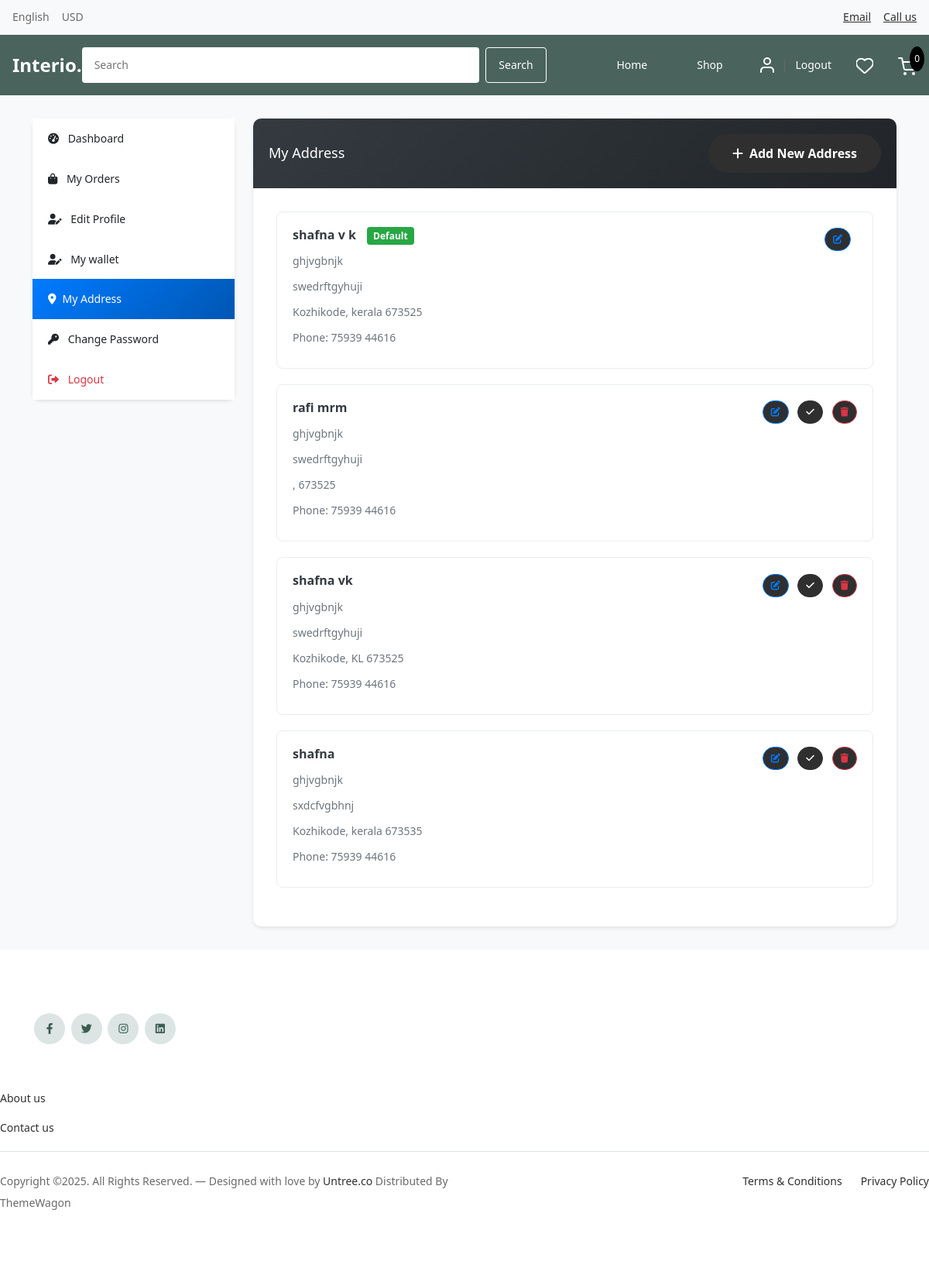
Screenshot of /accounts/manage_addresses/ (signed in) with the database file from the repository.
### accounts/models.py (models this page shows, shortened)
class Address(models.Model):
    user = models.ForeignKey(Account, on_delete=models.CASCADE)
    full_name = models.CharField(max_length=100)
    phone = models.CharField(max_length=15)
    address_line_1 = models.CharField(max_length=100)
    address_line_2 = models.CharField(max_length=100, blank=True)
    city = models.CharField(max_length=50)
    state = models.CharField(max_length=50)
    pincode = models.CharField(max_length=10)
    is_default = models.BooleanField(default=False)
    created_at = models.DateTimeField(auto_now_add=True)
    modified_at = models.DateTimeField(auto_now=True)
    class Meta:
        verbose_name_plural = 'Addresses'
        ordering = ['-is_default', '-created_at']

### accounts/views.py (the view)
# urls.py: path('manage_addresses/', views.manage_addresses, name='manage_addresses'),
@login_required
def manage_addresses(request):
    addresses = Address.objects.filter(user=request.user)
    context = {
        'addresses': addresses
    }
    return render(request, 'accounts/manage_addresses.html', context)

### carts/context_processors.py (called while the page is built)
def counter(request):
    cart_count = 0
    if 'admin' in request.path:
        return {}
    else:
        try:
            cart = Cart.objects.get(cart_id=_cart_id(request))
            cart_items = CartItem.objects.filter(cart=cart, is_active=True)
            for cart_item in cart_items:
                cart_count += cart_item.quantity
        except Cart.DoesNotExist:
            cart_count = 0
    return dict(cart_count=cart_count)

### carts/views.py (called while the page is built)
def _cart_id(request):
    cart = request.session.session_key
    if not cart:
        cart = request.session.create()
    return cart

### category/context_processors.py (called while the page is built)
def menu_links(request):
    links = Category.objects.all()
    return dict(links=links)

### templates/accounts/manage_addresses.html (shortened to what this page needs)
{% extends 'base.html' %}
{% load static %}
{% block content %}
<div class="dashboard-container">
    <div class="container">
        <div class="row">
            <div class="col-md-3 mb-4">
                <div class="sidebar">
                    <div class="list-group list-group-flush">
                        <a href="{% url 'dashboard' %}" class="list-group-item list-group-item-action">
                            <i class="fas fa-tachometer-alt me-2"></i> Dashboard
                        </a>
                        <a href="{% url 'my_orders' %}" class="list-group-item list-group-item-action">
                            <i class="fas fa-shopping-bag me-2"></i> My Orders
                        </a>
                        <a href="{% url 'edit_profile' %}" class="list-group-item list-group-item-action">
                            <i class="fas fa-user-edit me-2"></i> Edit Profile
                        </a>
                        <a href="{% url 'my_wallet' %}" class="list-group-item list-group-item-action">
                            <i class="fas fa-user-edit me-2"></i> My wallet
                        </a>
                        <a href="{% url 'manage_addresses' %}" class="list-group-item list-group-item-action active">
                            <i class="fas fa-map-marker-alt me-2"></i>My Address
                        </a>
                        <a href="{% url 'change_password' %}" class="list-group-item list-group-item-action">
                            <i class="fas fa-key me-2"></i> Change Password
                        </a>
                        <a href="{% url 'logout' %}" class="list-group-item list-group-item-action text-danger">
                            <i class="fas fa-sign-out-alt me-2"></i> Logout
                        </a>
                    </div>
                </div>
            </div>
            <div class="col-md-9">
                <div class="main-content">
                    <div class="card-header">
                        <h5 class="mb-0">My Address</h5>
                        <button class="btn btn-light" data-bs-toggle="modal" data-bs-target="#addAddressModal">
                            <i class="fas fa-plus me-2"></i>Add New Address
                        </button>
                    </div>
                    <div class="card-body">
                        {% if addresses %}
                            {% for address in addresses %}
                            <div class="address-card">
                                <h6>
                                    {{ address.full_name }}
                                    {% if address.is_default %}
                                        <span class="default-badge">Default</span>
                                    {% endif %}
                                </h6>
                                <p>{{ address.address_line_1 }}</p>
                                {% if address.address_line_2 %}
                                    <p>{{ address.address_line_2 }}</p>
                                {% endif %}
                                <p>{{ address.city }}, {{ address.state }} {{ address.pincode }}</p>
                                <p>Phone: {{ address.phone }}</p>
                                <div class="address-actions">
                                    <button class="btn btn-sm btn-outline-primary me-2"
                                            data-bs-toggle="modal"
                                            data-bs-target="#editAddressModal{{ address.id }}">
                                        <i class="fas fa-edit"></i>
                                    </button>
                                    {% if not address.is_default %}
                                    <button class="btn btn-sm btn-outline-success me-2"
                                            onclick="setDefaultAddress({{ address.id }})">
                                        <i class="fas fa-check"></i>
                                    </button>
                                    <button class="btn btn-sm btn-outline-danger"
                                            onclick="deleteAddress({{ address.id }})">
                                        <i class="fas fa-trash"></i>
                                    </button>
                                    {% endif %}
                                </div>
                            </div>
                            {% endfor %}
                        {% else %}
                            <div class="empty-state">
                                <i class="fas fa-map-marker-alt"></i>
                                <p>You haven't added any addresses yet.</p>
                            </div>
                        {% endif %}
                    </div>
                </div>
            </div>
        </div>
    </div>
</div>
{% endblock %}

### static/css/style.css (style rules this page uses)
body { overflow-x: hidden; position: relative; }
body { font-family: "Inter", sans-serif; font-weight: 400; line-height: 28px; color: #6a6a6a; font-size: 14px; background-color: #eff2f1; }
a { text-decoration: none; -webkit-transition: .3s all ease; -o-transition: .3s all ease; transition: .3s all ease; color: #2f2f2f; text-decoration: underline; }
.btn { font-weight: 600; padding: 12px 30px; border-radius: 30px; color: #ffffff; background: #2f2f2f; border-color: #2f2f2f; }
.address-card { border: 1px solid #ddd; border-radius: 8px; transition: all 0.3s ease; cursor: pointer; }

### templates/includes/header.html (style rules this page uses)
* { margin: 0; padding: 0; box-sizing: border-box; font-family: system-ui, -apple-system, BlinkMacSystemFont, 'Segoe UI', sans-serif; }

### templates/accounts/manage_addresses.html (style rules this page uses)
.dashboard-container { background-color: #f8f9fa; padding: 30px 0; min-height: 100vh; }
.sidebar { background: white; border-radius: 10px; box-shadow: 0 2px 4px rgba(0,0,0,0.1); }
.sidebar .list-group-item { border: none; padding: 12px 20px; transition: all 0.3s ease; }
.sidebar .list-group-item.active { background: linear-gradient(135deg, #007bff 0%, #0056b3 100%); border-color: #007bff; color: white; }
.main-content { background: white; border-radius: 10px; box-shadow: 0 2px 4px rgba(0,0,0,0.1); }
.main-content .card-header { background: linear-gradient(135deg, #343a40 0%, #212529 100%); color: white; border-radius: 10px 10px 0 0; padding: 20px; border-bottom: none; display: flex; justify-content: space-between; align-items: center; }
.main-content .card-header h5 { margin: 0; font-size: 18px; }
.main-content .card-body { padding: 30px; }
.address-card { border: 1px solid #e9ecef; border-radius: 8px; padding: 20px; margin-bottom: 20px; position: relative; transition: all 0.3s ease; }
.address-card h6 { color: #343a40; margin-bottom: 10px; font-weight: 600; }
.address-card p { color: #6c757d; margin-bottom: 5px; font-size: 14px; }
.address-actions { position: absolute; top: 20px; right: 20px; }
.btn-sm { padding: 5px 10px; font-size: 12px; }
.btn-outline-primary { border-color: #007bff; color: #007bff; }
.btn-outline-danger { border-color: #dc3545; color: #dc3545; }
.default-badge { background: #28a745; color: white; padding: 3px 8px; border-radius: 4px; font-size: 12px; margin-left: 10px; }

### rows the page displays
Address: full_name "shafna v k", is_default "Default", address_line_1 "ghjvgbnjk", address_line_2 "swedrftgyhuji", city "Kozhikode", state "kerala", pincode "673525", phone "75939 44616"
Address: full_name "rafi mrm", address_line_1 "ghjvgbnjk", address_line_2 "swedrftgyhuji", pincode "673525", phone "75939 44616"
Address: full_name "shafna vk", address_line_1 "ghjvgbnjk", address_line_2 "swedrftgyhuji", city "Kozhikode", state "KL", pincode "673525", phone "75939 44616"
Address: full_name "shafna", address_line_1 "ghjvgbnjk", address_line_2 "sxdcfvgbhnj", city "Kozhikode", state "kerala", pincode "673535", phone "75939 44616"

### other values shown
{{ cart_count }} "0"
